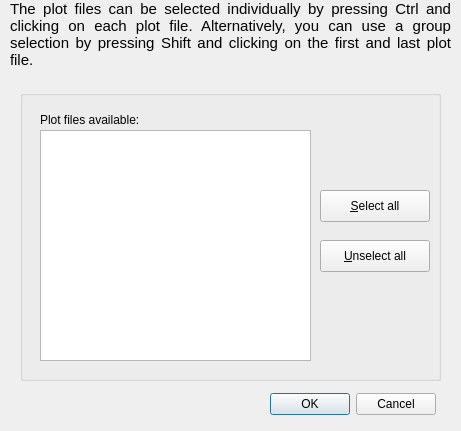
<?xml version="1.0" encoding="UTF-8"?>
<ui version="4.0">
 <class>DSelectPlots</class>
 <widget class="QDialog" name="DSelectPlots">
  <property name="geometry">
   <rect>
    <x>0</x>
    <y>0</y>
    <width>461</width>
    <height>431</height>
   </rect>
  </property>
  <property name="windowTitle">
   <string>Select plots</string>
  </property>
  <widget class="QLabel" name="textLabel7">
   <property name="geometry">
    <rect>
     <x>10</x>
     <y>0</y>
     <width>441</width>
     <height>91</height>
    </rect>
   </property>
   <property name="mouseTracking">
    <bool>true</bool>
   </property>
   <property name="acceptDrops">
    <bool>false</bool>
   </property>
   <property name="autoFillBackground">
    <bool>true</bool>
   </property>
   <property name="frameShape">
    <enum>QFrame::NoFrame</enum>
   </property>
   <property name="text">
    <string>&lt;!DOCTYPE HTML PUBLIC &quot;-//W3C//DTD HTML 4.0//EN&quot; &quot;http://www.w3.org/TR/REC-html40/strict.dtd&quot;&gt;
&lt;html&gt;&lt;head&gt;&lt;meta name=&quot;qrichtext&quot; content=&quot;1&quot; /&gt;&lt;style type=&quot;text/css&quot;&gt;
p, li { white-space: pre-wrap; }
&lt;/style&gt;&lt;/head&gt;&lt;body style=&quot; font-family:'Ubuntu'; font-size:11pt; font-weight:400; font-style:normal;&quot;&gt;
&lt;p align=&quot;justify&quot; style=&quot; margin-top:0px; margin-bottom:0px; margin-left:0px; margin-right:0px; -qt-block-indent:0; text-indent:0px;&quot;&gt;The plot files can be selected individually by pressing &lt;span style=&quot; font-family:'Courier New,courier';&quot;&gt;Ctrl&lt;/span&gt; and clicking on each plot file. Alternatively, you can use a group selection by pressing &lt;span style=&quot; font-family:'Courier New,courier';&quot;&gt;Shift&lt;/span&gt; and clicking on the first and last plot file.&lt;/p&gt;&lt;/body&gt;&lt;/html&gt;</string>
   </property>
   <property name="textFormat">
    <enum>Qt::RichText</enum>
   </property>
   <property name="alignment">
    <set>Qt::AlignLeading|Qt::AlignLeft|Qt::AlignTop</set>
   </property>
   <property name="wordWrap">
    <bool>true</bool>
   </property>
   <property name="margin">
    <number>5</number>
   </property>
  </widget>
  <widget class="QDialogButtonBox" name="buttonBox">
   <property name="geometry">
    <rect>
     <x>260</x>
     <y>390</y>
     <width>176</width>
     <height>28</height>
    </rect>
   </property>
   <property name="standardButtons">
    <set>QDialogButtonBox::Cancel|QDialogButtonBox::Ok</set>
   </property>
  </widget>
  <widget class="QGroupBox" name="groupBox">
   <property name="geometry">
    <rect>
     <x>20</x>
     <y>90</y>
     <width>421</width>
     <height>291</height>
    </rect>
   </property>
   <property name="title">
    <string/>
   </property>
   <widget class="QPushButton" name="btSelAll">
    <property name="geometry">
     <rect>
      <x>300</x>
      <y>100</y>
      <width>110</width>
      <height>32</height>
     </rect>
    </property>
    <property name="text">
     <string>&amp;Select all</string>
    </property>
    <property name="shortcut">
     <string>Alt+S</string>
    </property>
   </widget>
   <widget class="QLabel" name="textLabel8">
    <property name="geometry">
     <rect>
      <x>20</x>
      <y>20</y>
      <width>130</width>
      <height>20</height>
     </rect>
    </property>
    <property name="frameShape">
     <enum>QFrame::NoFrame</enum>
    </property>
    <property name="frameShadow">
     <enum>QFrame::Plain</enum>
    </property>
    <property name="text">
     <string>Plot files available:</string>
    </property>
    <property name="wordWrap">
     <bool>false</bool>
    </property>
   </widget>
   <widget class="QPushButton" name="btUnselAll">
    <property name="geometry">
     <rect>
      <x>300</x>
      <y>150</y>
      <width>110</width>
      <height>32</height>
     </rect>
    </property>
    <property name="text">
     <string>&amp;Unselect all</string>
    </property>
    <property name="shortcut">
     <string>Alt+U</string>
    </property>
   </widget>
   <widget class="QListWidget" name="plotFiles">
    <property name="geometry">
     <rect>
      <x>20</x>
      <y>40</y>
      <width>271</width>
      <height>231</height>
     </rect>
    </property>
    <property name="selectionMode">
     <enum>QAbstractItemView::ExtendedSelection</enum>
    </property>
   </widget>
  </widget>
 </widget>
 <layoutdefault spacing="6" margin="11"/>
 <tabstops>
  <tabstop>btSelAll</tabstop>
  <tabstop>btUnselAll</tabstop>
  <tabstop>buttonBox</tabstop>
 </tabstops>
 <resources/>
 <connections>
  <connection>
   <sender>btSelAll</sender>
   <signal>clicked()</signal>
   <receiver>DSelectPlots</receiver>
   <slot>selectAll()</slot>
   <hints>
    <hint type="sourcelabel">
     <x>20</x>
     <y>20</y>
    </hint>
    <hint type="destinationlabel">
     <x>20</x>
     <y>20</y>
    </hint>
   </hints>
  </connection>
  <connection>
   <sender>btUnselAll</sender>
   <signal>clicked()</signal>
   <receiver>DSelectPlots</receiver>
   <slot>unselectAll()</slot>
   <hints>
    <hint type="sourcelabel">
     <x>20</x>
     <y>20</y>
    </hint>
    <hint type="destinationlabel">
     <x>20</x>
     <y>20</y>
    </hint>
   </hints>
  </connection>
  <connection>
   <sender>buttonBox</sender>
   <signal>accepted()</signal>
   <receiver>DSelectPlots</receiver>
   <slot>accept()</slot>
   <hints>
    <hint type="sourcelabel">
     <x>317</x>
     <y>383</y>
    </hint>
    <hint type="destinationlabel">
     <x>209</x>
     <y>204</y>
    </hint>
   </hints>
  </connection>
  <connection>
   <sender>buttonBox</sender>
   <signal>rejected()</signal>
   <receiver>DSelectPlots</receiver>
   <slot>reject()</slot>
   <hints>
    <hint type="sourcelabel">
     <x>317</x>
     <y>383</y>
    </hint>
    <hint type="destinationlabel">
     <x>209</x>
     <y>204</y>
    </hint>
   </hints>
  </connection>
 </connections>
 <slots>
  <slot>selectAll()</slot>
  <slot>unselectAll()</slot>
 </slots>
</ui>
